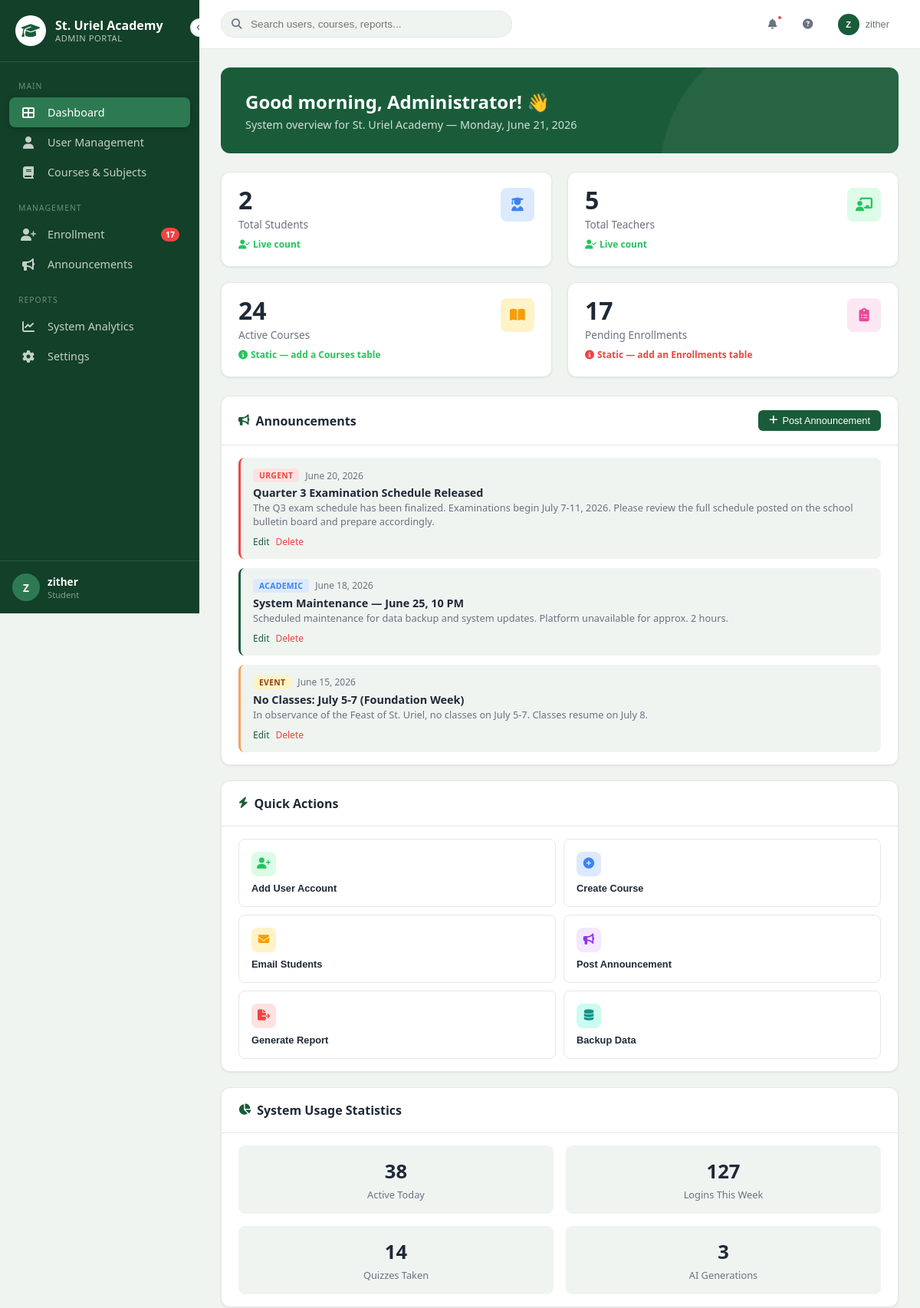
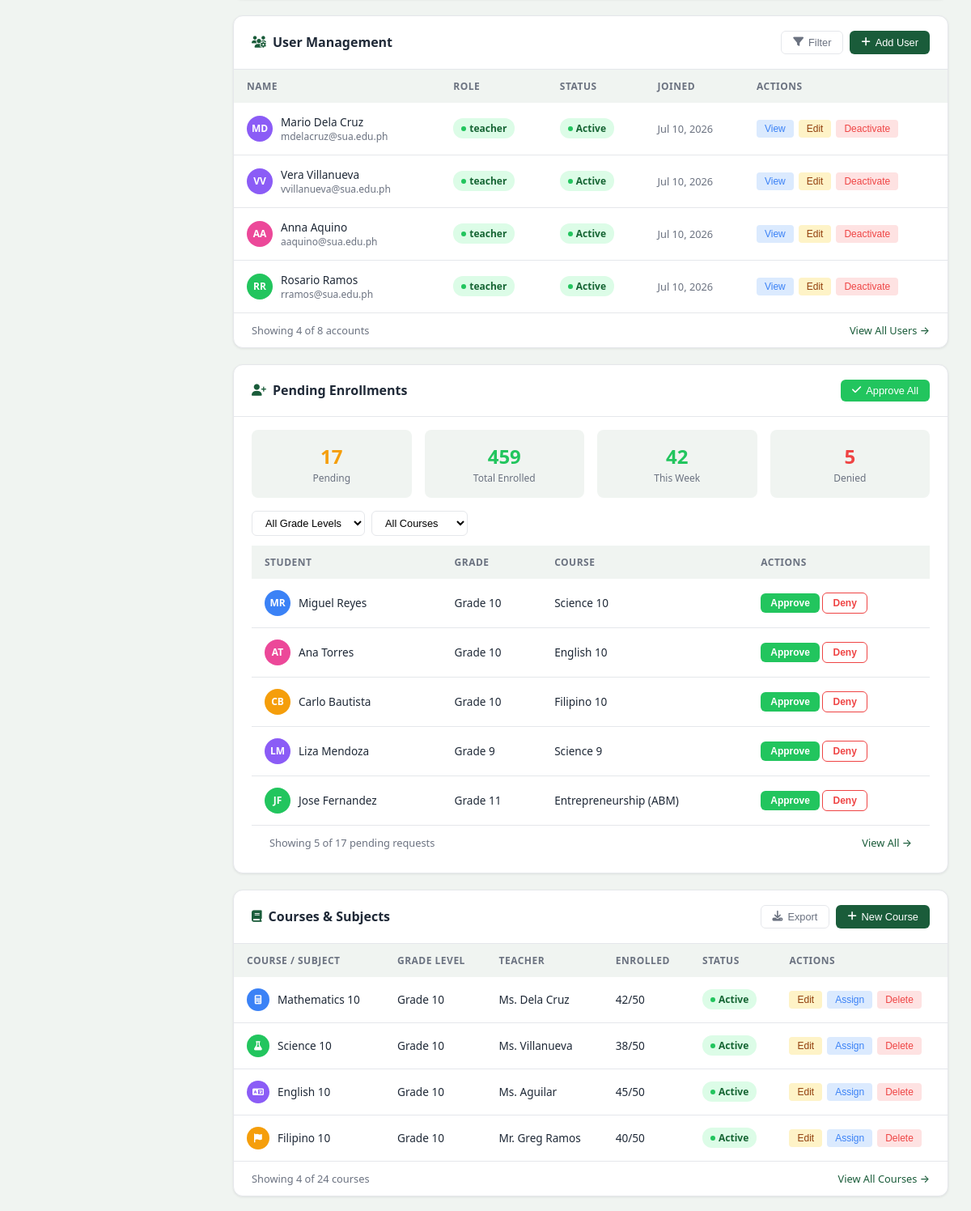
The app's page /public/admin/dashboard.php (signed in, upper part) with its own data (2 pictures, top to bottom).
### tables this page shows
CREATE TABLE `users` (
  `id` int(11) NOT NULL,
  `username` varchar(100) NOT NULL,
  `password` varchar(255) NOT NULL,
  `role` enum('admin','teacher','student') NOT NULL,
  `status` enum('active','inactive','suspended') NOT NULL DEFAULT 'active',
  `created_at` timestamp NOT NULL DEFAULT current_timestamp(),
  `updated_at` timestamp NOT NULL DEFAULT current_timestamp() ON UPDATE current_timestamp()
);

### public/admin/dashboard.php (the view, shortened to what the rows shown need)
<?php
require_once '../../config/config.php';
require_once 'assests/api/dashboard_functions.php';
$recentUsers     = get_recent_users($conn, 4);
?>
<!DOCTYPE html>
<html lang="en">
<head>
    <link href="https://cdnjs.cloudflare.com/ajax/libs/font-awesome/6.4.0/css/all.min.css" rel="stylesheet">
    <link rel="stylesheet" href="assests/css/dashboard.css">
</head>
<body>
    <?php
    include '../../includes/admin_sidebar.php';
    ?>
    <div class="main-content">
        <?php include '../../includes/admin_header.php'; ?>
        <div class="content-wrapper">
            <div class="welcome-banner fade-in">
                <h1>Good morning, Administrator! 👋</h1>
            </div>
            <div class="dashboard-grid fade-in">
                <div class="card">
                    <div class="card-header">
                        <h2><i class="fas fa-bullhorn"></i> Announcements</h2>
                    </div>
                </div>
                <div style="display: flex; flex-direction: column; gap: 20px;">
                    <div class="card">
                        <div class="card-header">
                            <h2><i class="fas fa-bolt"></i> Quick Actions</h2>
                        </div>
                    </div>
                    <div class="card">
                        <div class="card-header">
                            <h2><i class="fas fa-chart-pie"></i> System Usage Statistics</h2>
                        </div>
                    </div>
                </div>
            </div>
            <div class="dashboard-grid-2 fade-in" style="margin-bottom: 20px;">
                <div class="card">
                    <div class="card-header">
                        <h2><i class="fas fa-users-cog"></i> User Management</h2>
                    </div>
                    <div class="card-body" style="padding: 0;">
                        <table class="data-table">
                            <thead>
                                <tr>
                                    <th>Name</th>
                                    <th>Role</th>
                                    <th>Status</th>
                                    <th>Joined</th>
                                    <th>Actions</th>
                                </tr>
                            </thead>
                            <tbody>
                                <?php if (!empty($recentUsers)): ?>
                                    <?php foreach ($recentUsers as $row): ?>
                                        <?php
                                            $displayName = htmlspecialchars($row['full_name']);
                                            $email = htmlspecialchars($row['email'] ?? '');
                                            $initials = get_initials($row['full_name']);
                                            $avatarColor = get_avatar_color($row['username']);
                                            $isActive = ($row['status'] === 'active');
                                            $statusClass = $isActive ? 'status-active' : 'status-inactive';
                                            $statusLabel = $isActive ? 'Active' : 'Inactive';
                                            $joined = date('M j, Y', strtotime($row['created_at']));
                                            $jsName = addslashes($displayName);
                                        ?>
                                        <tr>
                                            <td>
                                                <div class="user-cell">
                                                    <div class="avatar" style="background: <?php echo $avatarColor; ?>;"><?php echo $initials; ?></div>
                                                    <div>
                                                        <div class="name"><?php echo $displayName; ?></div>
                                                        <div class="email"><?php echo $email; ?></div>
                                                    </div>
                                                </div>
                                            </td>
                                            <td><span class="status-badge status-active"><span class="status-dot"></span> <?php echo htmlspecialchars($row['Role']); ?></span></td>
                                            <td><span class="status-badge <?php echo $statusClass; ?>"><span class="status-dot"></span> <?php echo $statusLabel; ?></span></td>
                                            <td style="color: var(--text-muted); font-size: 0.8rem;"><?php echo $joined; ?></td>
                                            <td>
                                                <div class="table-actions">
                                                    <button class="btn-view" onclick="showToast('Viewing <?php echo $jsName; ?>...')">View</button>
                                                    <button class="btn-edit" onclick="showToast('Editing <?php echo $jsName; ?>...')">Edit</button>
                                                    <button class="btn-deactivate" onclick="showToast('<?php echo $isActive ? 'Deactivating' : 'Activating'; ?> <?php echo $jsName; ?>...')"><?php echo $isActive ? 'Deactivate' : 'Activate'; ?></button>
                                                </div>
                                            </td>
                                        </tr>
                                    <?php endforeach; ?>
                                <?php else: ?>
                                    <tr>
                                        <td colspan="5" style="text-align: center; color: var(--text-muted); padding: 24px;">No users found.</td>
                                    </tr>
                                <?php endif; ?>
                            </tbody>
                        </table>
                    </div>
                </div>
                <div class="card">
                    <div class="card-header">
                        <h2><i class="fas fa-user-plus"></i> Pending Enrollments</h2>
                    </div>
                    <div class="card-body">
                        <table class="data-table">
                            <thead>
                                <tr>
                                    <th>Student</th>
                                    <th>Grade</th>
                                    <th>Course</th>
                                    <th>Actions</th>
                                </tr>
                            </thead>
                        </table>
                    </div>
                </div>
            </div>
            <div class="dashboard-grid-2 fade-in">
                <div class="card">
                    <div class="card-header">
                        <h2><i class="fas fa-book"></i> Courses & Subjects</h2>
                    </div>
                    <div class="card-body" style="padding: 0;">
                        <table class="data-table">
                            <thead>
                                <tr>
                                    <th>Course / Subject</th>
                                    <th>Grade Level</th>
                                    <th>Teacher</th>
                                    <th>Enrolled</th>
                                    <th>Status</th>
                                    <th>Actions</th>
                                </tr>
                            </thead>
                        </table>
                    </div>
                </div>
            </div>
        </div>
    </div>
</body>
</html>

### records on screen
users: initials "MD", displayName "Mario Dela Cruz", email "mdelacruz@sua.edu.ph", role "teacher", status "Active", created_at "Jul 10, 2026", shows "Deactivate"
users: initials "VV", displayName "Vera Villanueva", email "vvillanueva@sua.edu.ph", role "teacher", status "Active", created_at "Jul 10, 2026", shows "Deactivate"
users: initials "AA", displayName "Anna Aquino", email "aaquino@sua.edu.ph", role "teacher", status "Active", created_at "Jul 10, 2026", shows "Deactivate"
users: initials "RR", displayName "Rosario Ramos", email "rramos@sua.edu.ph", role "teacher", status "Active", created_at "Jul 10, 2026", shows "Deactivate"

### other values on screen
$sidebarInitials "Z"
$displayName "zither"
$roleLabel "Student"
$initials "Z"
$totalStudents "2"
$totalTeachers "5"
min(4, $totalUsersCount) "4"
$totalUsersCount "8"
